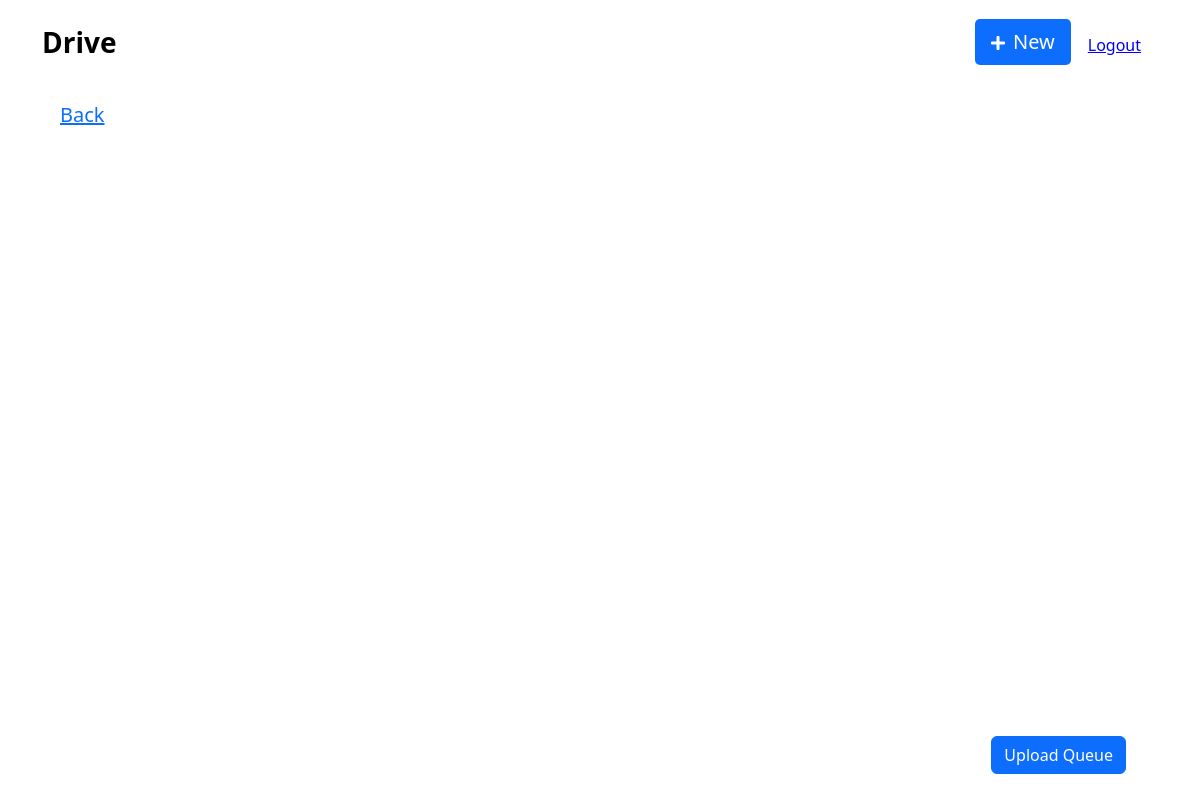
The app's page /drive/folders/ (signed in), older data.
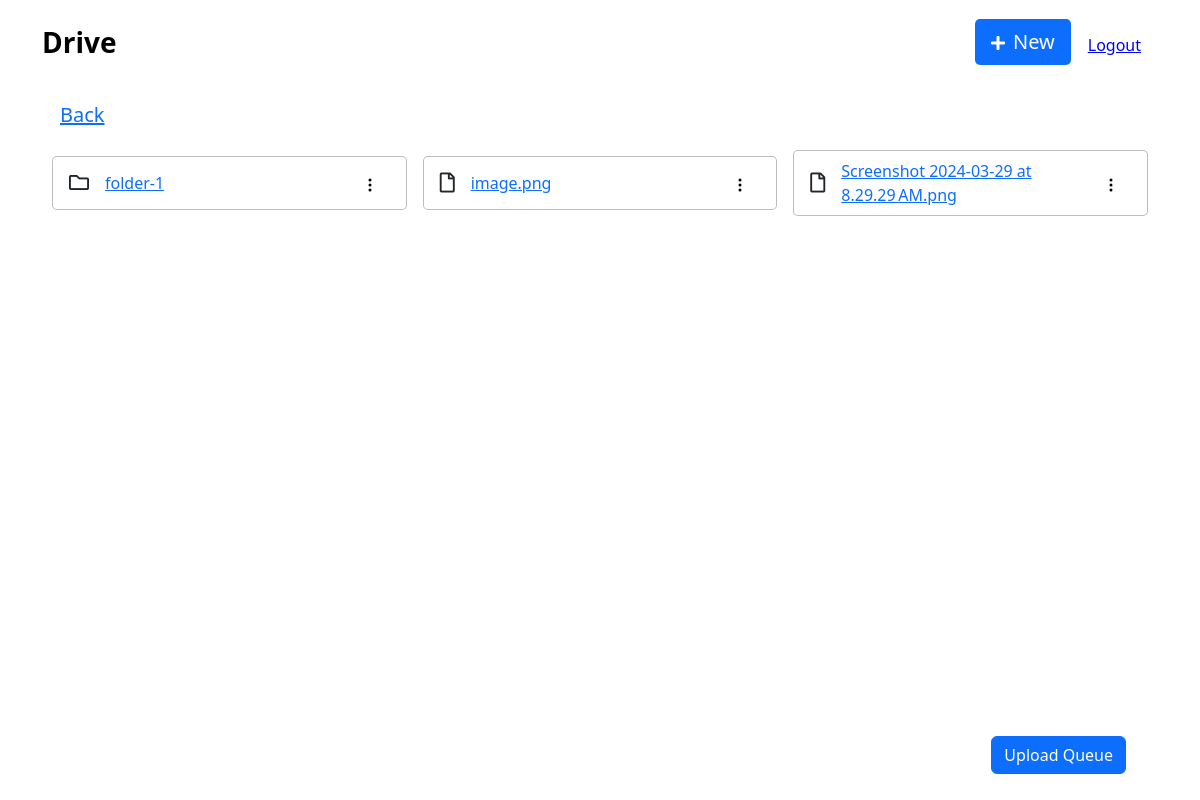
The same page, newer data.
### drive/models.py (models this page shows)
class Folder(models.Model):
    name = models.CharField(max_length=100)
    created_at = models.DateTimeField(auto_now_add=True)
    parent_folder = models.ForeignKey('self', on_delete=models.CASCADE, null=True, blank=True)
    is_empty = models.BooleanField(default=True)
    user = models.ForeignKey(User, on_delete=models.CASCADE, null=True, blank=True)

class File(models.Model):
    name = models.CharField(max_length=100)
    created_at = models.DateTimeField(auto_now_add=True)
    object_key = models.CharField(max_length=300)
    folder = models.ForeignKey(Folder, on_delete=models.CASCADE, null=True, blank=True)
    user = models.ForeignKey(User, on_delete=models.CASCADE, null=True, blank=True)

### drive/views.py (the view, shortened to what this page needs)
# urls.py: path('folders/', FolderListView.as_view()),
class FolderListView(LoginRequiredMixin, View):
    template_name = "main.html"
    def get(self, request, *args, **kwargs):
        context = {}
        folder_id = self.kwargs.get('folder_id', None)
        if folder_id:
            folder = Folder.objects.get(id=folder_id, user=request.user)
            context['parent_folder_id'] = folder.parent_folder and folder.parent_folder.id
        context['folder_id'] = folder_id
        context['folders'] = Folder.objects.filter(parent_folder=folder_id, user=request.user)
        context['files'] =  File.objects.filter(folder=folder_id, user=request.user)
        request.session['current_folder_id'] = folder_id
        return render(request, 'main.html', context)

### drive/templates/main.html (shortened to what this page needs)
{% extends 'partials/base.html' %}
{% block content %}
<main style="font-size: 20px;">
    <nav class="navbar navbar-expand-md bg-body py-3">
        <div class="container"><a class="navbar-brand d-flex align-items-center" href="#"><span class="fs-3 fw-bold">Drive</span></a>
            <div class="collapse navbar-collapse" id="navcol-2">
                <ul class="navbar-nav ms-auto">
                    <li class="nav-item dropdown"><a class="nav-link" aria-expanded="false" data-bs-toggle="dropdown" href="#" style="background: rgb(13,110,253);color: rgb(255,255,255);border-radius: 5px;padding: 8px 16px;"><i class="fas fa-plus fs-6 me-2 align-self-end"></i>New</a>
                    </li>
                </ul>
            </div>
            <form method="post" action="{% url 'users:logout' %}">
                <button class="btn ps-3 pb-0 pe-3 ms-0" style="font-size: 16px; color:blue; text-decoration:underline;">Logout</button>
            </form>
        </div>
    </nav>
<div class="container-fliud"  style="padding: 0px 32px;">
    <div class="row gx-2 gy-2" id="file-items" style="padding: 8px 16px;">
        <div style="padding: 8px 16px;">
            {% if parent_folder_id %}
            <a href="/drive/folders/{{ parent_folder_id }}"> Back </a>
            {% else %}
            <a href="/drive/"> Back </a>
            {% endif %}
        </div>
        {% for item in folders %}
            {% include './partials/folder_item.html' with item=item rename_modal_id="#modal-4" delete_modal_id="#modal-5" %}
        {% endfor %}
        {% for item in files %}
            {% include './partials/file_item.html' with item=item rename_modal_id="#modal-2" delete_modal_id="#modal-3" %}
        {% endfor %}
    </div>
</div>
<div  class="position-fixed me-5" style="background: var(--bs-body-bg);right: 10px;bottom: 10px;padding: 8px 16px;text-align: left;">
    <a id="dropdown-btn" class="btn btn-primary mb-2" data-bs-toggle="collapse" aria-expanded="false" aria-controls="collapse-1" href="#" role="button" style="width: 100%;">Upload Queue</a>
</div>
</main>
{% endblock %}

### drive/templates/partials/file_item.html (shortened to what this page needs)
{% extends './item_card.html' %}
{% block data_attr %}
    data-file-id="{{ item.id}}" data-file-name="{{ item.name}}"
{% endblock%}
{% block card_content %}
    <i class="far fa-file" style="font-size: 20px;"></i>
    <a class="file-item-link pe-auto" href="#"> {{ item.name}} </a>
{% endblock %}

### drive/templates/partials/three_dot_icon.html
<svg xmlns="http://www.w3.org/2000/svg" width="1em" height="1em" fill="currentColor" viewBox="0 0 16 16" class="bi bi-three-dots-vertical">
    <path d="M9.5 13a1.5 1.5 0 1 1-3 0 1.5 1.5 0 0 1 3 0m0-5a1.5 1.5 0 1 1-3 0 1.5 1.5 0 0 1 3 0m0-5a1.5 1.5 0 1 1-3 0 1.5 1.5 0 0 1 3 0"></path>
</svg>

### drive/templates/partials/folder_item.html (shortened to what this page needs)
{% extends './item_card.html'%}
{% block data_attr %}
    data-folder-id="{{ item.id}}" data-folder-name="{{ item.name}}" data-folder-is-emtpy={% if item.is_empty %}1{% else %}0{% endif %}
{% endblock%}
{% block card_content %}
    <i class="far fa-folder" style="font-size: 20px;"></i>
    <a data-cy="folder-click" class="pe-auto" href="/drive/folders/{{ item.id }}"> {{ item.name}} </a>
{% endblock %}

Row changes from the older to the newer data that the page shows:
added Folder: name "folder-1"
added File: name "image.png"
added File: name "Screenshot 2024-03-29 at 8.29.29 AM.png"
